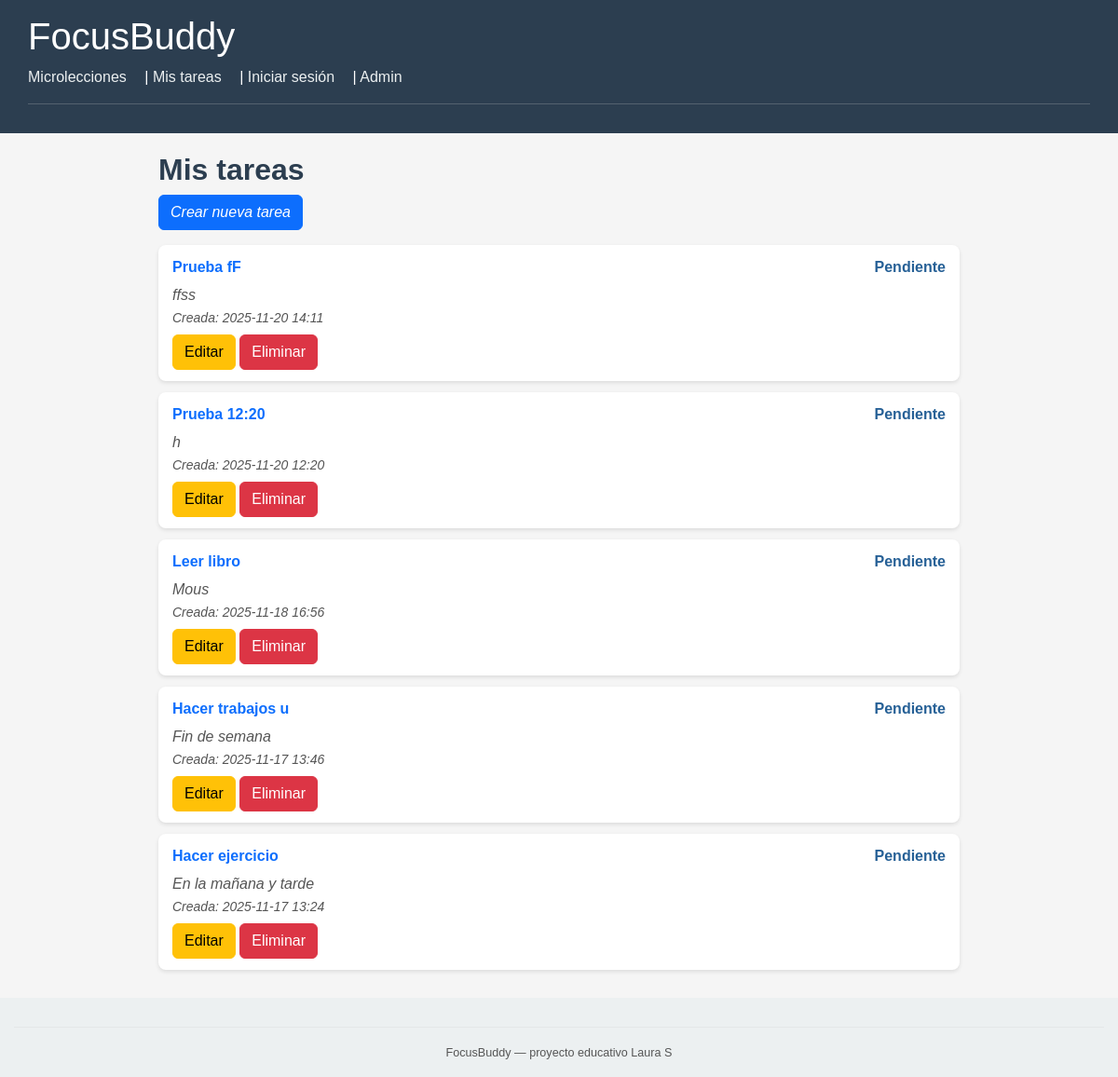
Page /tareas/ on the earlier database version.
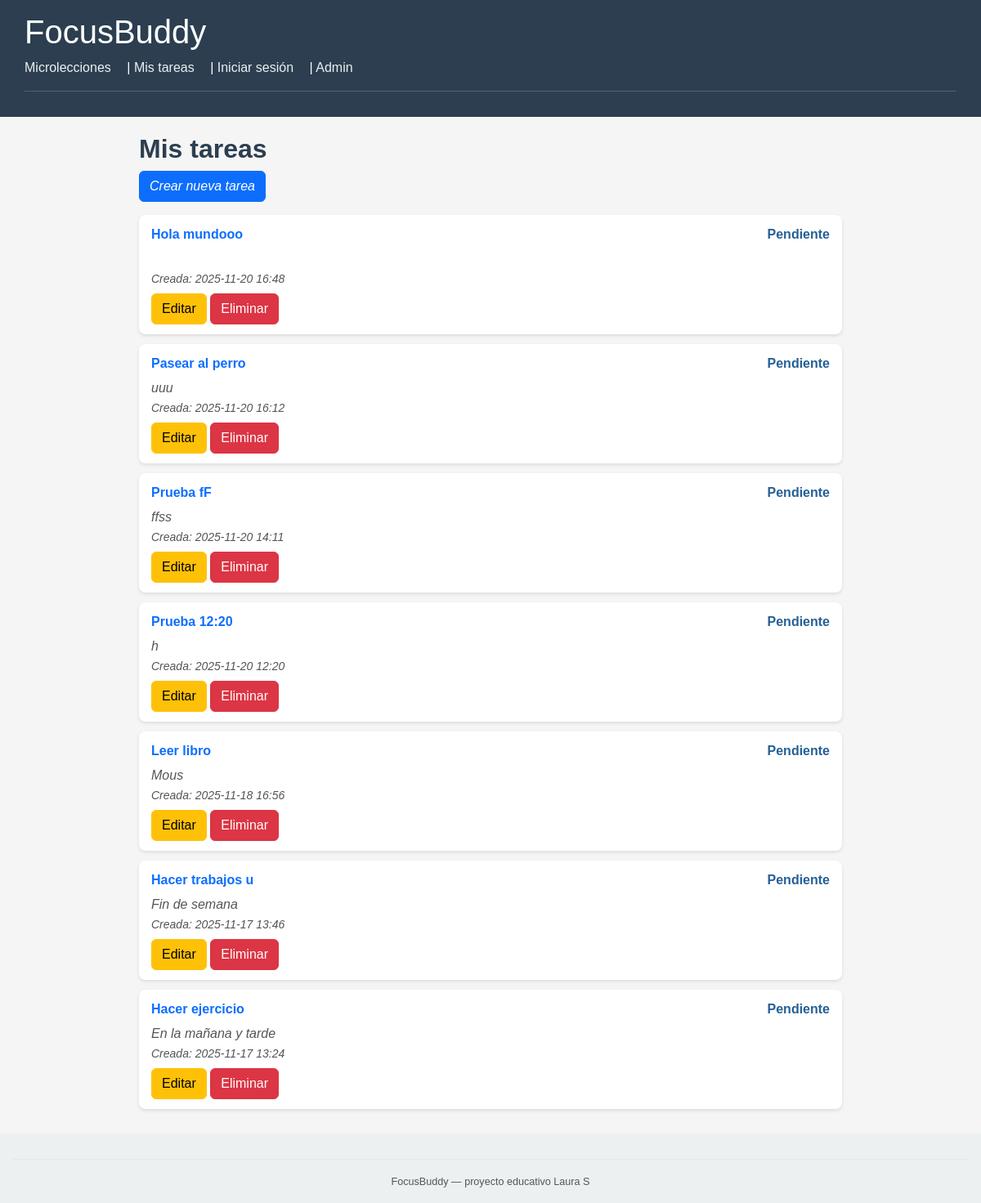
Same page on the later database version.
### core/models.py (models this page shows, shortened)
class Tarea(models.Model):
    usuario = models.ForeignKey(
        Usuario,
        on_delete=models.CASCADE,
        related_name='tareas',
        null=True,
        blank=True
    )
    titulo = models.CharField(max_length=200)
    descripcion = models.TextField(blank=True)
    minutos_estimados = models.PositiveIntegerField(default=25)
    completada = models.BooleanField(default=False)
    creada_en = models.DateTimeField(auto_now_add=True)

### core/views.py (the view)
# urls.py: path('tareas/', views.ListaTareasView.as_view(), name='lista_tareas'),
class ListaTareasView(ListView):
    model = Tarea
    template_name = 'core/lista_tareas.html'
    context_object_name = 'tareas'
    def get_queryset(self):
        return Tarea.objects.all().order_by('-creada_en')

### core/templates/core/lista_tareas.html
{% extends "core/base.html" %}
{% block content %}
<h2>Mis tareas</h2>
<p>
  <a href="{% url 'core:crear_tarea' %}" class="btn btn-primary"> Crear nueva tarea</a>
</p>
<ul style="list-style: none; padding: 0;">
  {% for tarea in tareas %}
    <li class="task-card">
      <div style="display: flex; justify-content: space-between; align-items: center;">
        <a href="{% url 'core:detalle_tarea' tarea.id %}" style="text-decoration: none; font-weight: bold; font-size: 16px;">
          {{ tarea.titulo }}
        </a>
        {% if tarea.completada %}
          <span style="color: green; font-weight: bold;">✔ Completada</span>
        {% else %}
          <span style="color: rgb(38, 96, 150); font-weight: bold;">Pendiente</span>
        {% endif %}
      </div>
      <p style="margin: 6px 0;">
        {{ tarea.descripcion }}<br>
        <small>Creada: {{ tarea.creada_en|date:"Y-m-d H:i" }}</small>
      </p>
        <div>
          <a href="{% url 'core:editar_tarea' tarea.id %}" class="btn btn-warning">Editar</a>
          <a href="{% url 'core:eliminar_tarea' tarea.id %}" class="btn btn-danger">Eliminar</a>
        </div>
    </li>
  {% empty %}
    <li>No tienes tareas registradas aún.</li>
  {% endfor %}
</ul>
{% endblock %}

Differences in the rows shown:
added Tarea: titulo "Hola mundooo", completada "Pendiente", creada_en "2025-11-20 16:48"
added Tarea: titulo "Pasear al perro", completada "Pendiente", descripcion "uuu", creada_en "2025-11-20 16:12"
